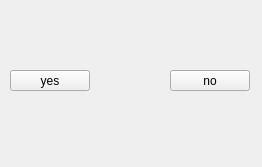
<?xml version="1.0" encoding="UTF-8"?>
<ui version="4.0">
 <class>Widget</class>
 <widget class="QWidget" name="Widget">
  <property name="geometry">
   <rect>
    <x>0</x>
    <y>0</y>
    <width>262</width>
    <height>167</height>
   </rect>
  </property>
  <property name="windowTitle">
   <string>Widget</string>
  </property>
  <widget class="QPushButton" name="pushButton_yes">
   <property name="geometry">
    <rect>
     <x>10</x>
     <y>70</y>
     <width>80</width>
     <height>21</height>
    </rect>
   </property>
   <property name="text">
    <string>yes</string>
   </property>
  </widget>
  <widget class="QPushButton" name="pushButton_no">
   <property name="geometry">
    <rect>
     <x>170</x>
     <y>70</y>
     <width>80</width>
     <height>21</height>
    </rect>
   </property>
   <property name="text">
    <string>no</string>
   </property>
  </widget>
 </widget>
 <resources/>
 <connections/>
</ui>
